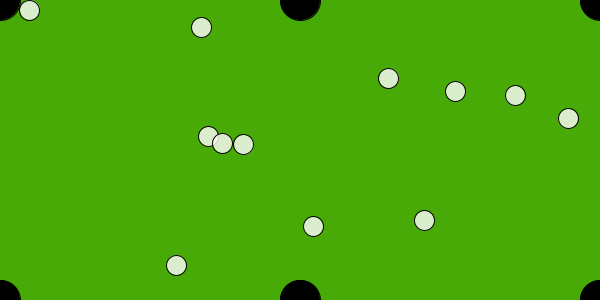
Frame 1 (no input)
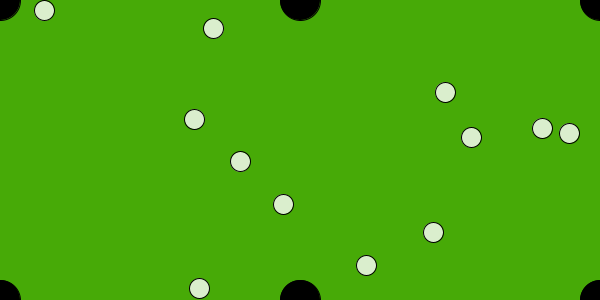
Frame 60 (the mouse pressed at the canvas centre just before this capture)
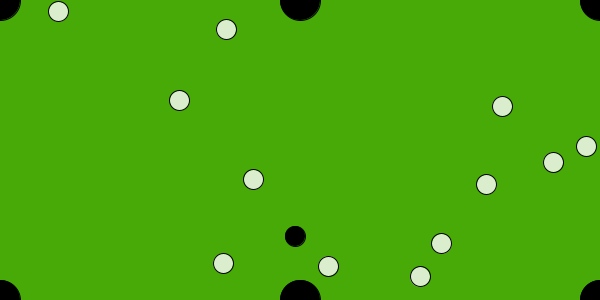
Frame 120 (the mouse held since frame 60 and released just before this capture)

The Processing sketch that drew these frames (run headless with seeded random() and noise(); from frame 60 on, the mouse is pressed at the canvas centre):

// Processing sketch: processing_2570
// ── processing_2570.pde

int tamanho=40;
int numBalls = 12;
float spring = 0.05;
float friction = -0.9;
Ball[] balls = new Ball[numBalls];
//float velNegra = 3;
//float posX= 100;
//float posY = 100;
float vx = 10;
int BolaNegra;
float [] x = new float [numBalls];
float [] y = new float [numBalls];
float posX;
float posY;


void setup() 
{
  size(600, 300);
  background(71,170,7);
  noStroke();
  smooth();
  for (int i = 0; i < numBalls; i++) {
    balls[i] = new Ball(random(width), random(height), random(20,2), i, balls);
    balls[i].vx = random(0,1);
    balls[i].vy = random(0,1);
  }
  fill(0);
  stroke(0);
  posX = mouseX;
  posY = mouseY;
  
}

void draw() 
{
  background(71,170,7);
  fill(0);
  stroke(0);
  ellipse(0,0,tamanho,tamanho);
  ellipse(600,0,tamanho,tamanho);
  ellipse(300,0,tamanho,tamanho);
  ellipse(300,300,tamanho,tamanho);
  ellipse(0,300,tamanho,tamanho);
  ellipse(600,300,tamanho,tamanho);
  
  fill(0);
  stroke(0);
  for (int i = 0; i < numBalls; i++) {
    balls[i].collide();
    balls[i].move();
    balls[i].display(); 
  }

  BolaNegra();
  
  if (mousePressed){
    posX += 5;
   posY += 4; 
   /*if((posX <= 10)||(posX >=width-10)){
      posX -= 2;}
      if((posY <=10)||(posY >=height-10)) {
        posX -= 2;}*/
    }
}

class Ball {
  float x, y;
  float diameter;
  float vx = 0;
  float vy = 0;
  int id;
  Ball[] others;
 
  Ball(float xin, float yin, float din, int idin, Ball[] oin) {
    x = xin;
    y = yin;
    diameter = din;
    id = idin;
    others = oin;
  } 
  
  void collide() {
    for (int i = id + 1; i < numBalls; i++) {
      float dx = others[i].x - x;
      float dy = others[i].y - y;
      float distance = sqrt(dx*dx + dy*dy);
      float minDist = others[i].diameter/2 + diameter/2;
      if (distance < minDist) { 
        float angle = atan2(dy, dx);
        float targetX = x + cos(angle) * minDist;
        float targetY = y + sin(angle) * minDist;
        float ax = (targetX - others[i].x) * spring;
        float ay = (targetY - others[i].y) * spring;
        vx -= ax;
        vy -= ay;
        others[i].vx += ax;
        others[i].vy += ay;
      }
    }   
  }
  
  void move() {
    x += vx;
    y += vy;
    if (x + diameter/2 > width) {
      x = width - diameter/2;
      vx *= friction; 
    }
    else if (x - diameter/2 < 0) {
      x = diameter/2;
      vx *= friction;
    }
    if (y + diameter/2 > height) {
      y = height - diameter/2;
      vy *= friction; 
    } 
    else if (y - diameter/2 < 0) {
      y = diameter/2;
      vy *= friction;
    }
  }
  
  void display() {
    fill(255, 204);
    ellipse(x, y, diameter, diameter);
  }
  
}

void BolaNegra(){
  stroke(0);
  fill(0);
    ellipse(posX,posY,20,20); 
    
   }
